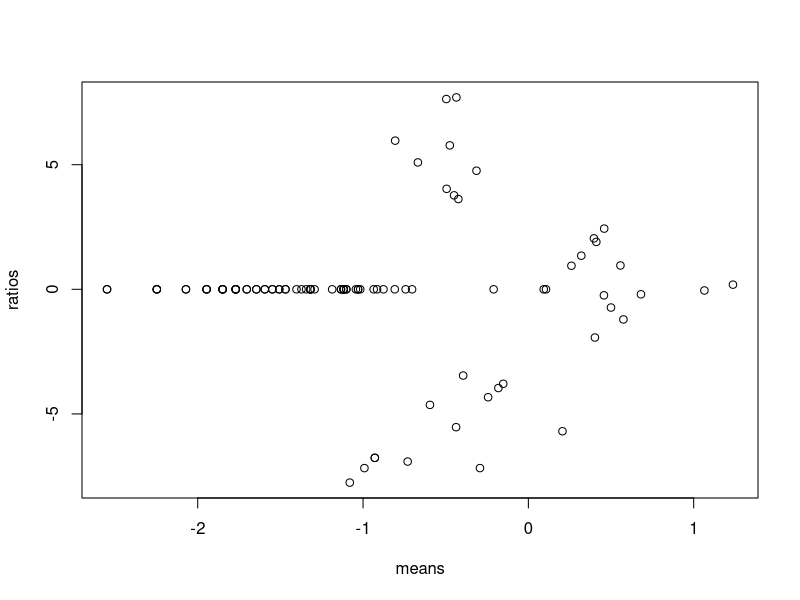

Here is the R script that generated this plot:

#------------------#
# Question 1.3 - R #
#------------------#

# Read the file; `header=TRUE` is to make understand the first line as the file header (not data).
# One can then use the header elements as column names.
data = read.table("genes_expression_100.txt", header=TRUE, sep='\t')

names = data[,1]            #first column (vector of strings)   or: data$id
c1 = data[,2]               #second (vector of numbers)         or: data$C1
c2 = data[,3]               #and third                          or: data$C2
ratios = log2(c1/c2)
means = log10(sqrt(c1*c2))
plot(ratios~means)          #draw; '~' means 'with respect to'

# One cannot write a full vector to a file, one must create a
# 'data frame' with theses vectors as columns, and write the data frame:
output = data.frame(Gene_name=names, Ratio=ratios, Mean=means)
write.table(output,"output_R.txt", sep='\t')
